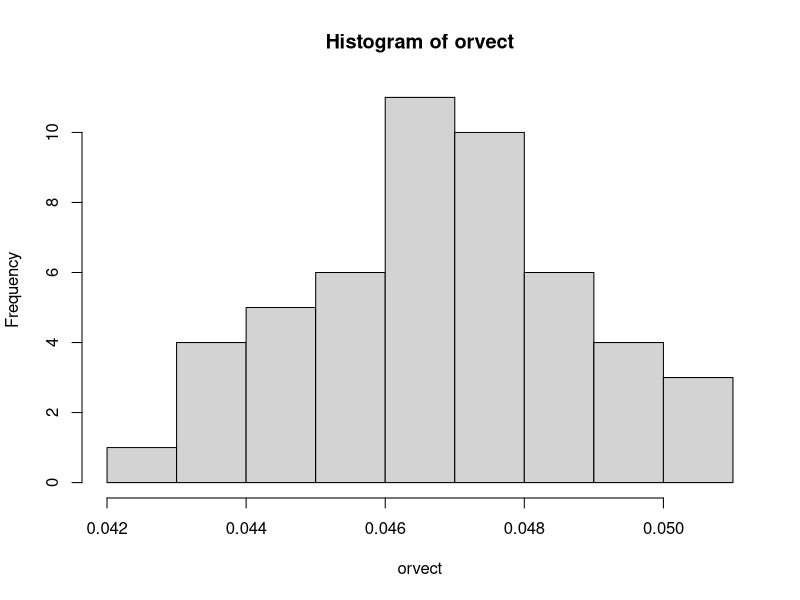

The R script that drew this image: (Note: a time limit stopped this script after it produced the figure.)
#Common data-generating function

#popsize set at 1500000, can increase in large ssize is needed
#ssize set at 500, may have trouble when not enough patient available

#Defaults (scenario 1) true marg RR = 
#OR_C<-3 #effect of vaccine on covid
#OR_WI<-1 #no effect of vaccine on W from other infection
#OR_WC<-5 #effect of vaccine on covid symptoms
#OR_H<-1.5 #effect of vaccine on hospitalization among those with symptoms
#em=0
#true marg RR = 0.04 ; true cond RR = 0.04 ; #ONLY GOOD TO TWO DECIMALS

#Scenario 2: Effect modification of V by C on Infec_COVID
#em=1
#true marg RR = 0.25; true cond RR = 0.23;


datagen<-function(seed=sample(1:1000000,size=1),ssize=500,popsize=1500000,OR_C=3,OR_WI=1,OR_WC=5,OR_H=1.5,em=0,cfV0=F,cfV1=F,return_full=F){
  set.seed(seed)
  
  #generate data
  C<-rnorm(n=popsize)
  U1<-rbinom(n=popsize,size=1,prob=0.5) #affects both
  U2<-rbinom(n=popsize,size=1,prob=0.5) #affects covid
  
  if(cfV0==T) V=rep(0,popsize); if(cfV1==T) V=rep(1,popsize);
  if(cfV0==F&cfV1==F){
    V<-rbinom(prob=plogis(0.5+0.3*C+sin(C)),size=1,n=popsize) #prevalence is around 0.61
  }
  #Infection (with something) has some common risk factors U1 and C
  Infec<-rbinom(prob=plogis(0.5*C-5+0.5*U1),size=1,n=popsize) #current prevalence around 0.007
  
  #Infected with COVID
  Infec_COVID<- rbinom(prob=plogis( 1-log(OR_C)*V -6 + 2*C - 0.15*exp(C)+log(3)*U2*(1.5-V)-2*U1), size=1,n=popsize) #0.009
  #symptoms based on infection
  #can come from either or both infections, if present
  W=rep(0,popsize)
  W[Infec==1]<-rbinom(prob=plogis(-4+0.5*C[Infec==1]-log(OR_WI)*V[Infec==1]-0.5*U1[Infec==1]),size=1, n=sum(Infec==1))
  W[Infec_COVID==1]<-rbinom(prob=plogis(-2+1*C[Infec_COVID==1]-log(OR_WC)*V[Infec_COVID==1]-1*U1[Infec_COVID==1]+0.5*U2[Infec_COVID==1]*(1-V[Infec_COVID==1])),size=1, n=sum(Infec_COVID))
  #mean(W[Infec==1|Infec_COVID==1]) #9%
  #mean(W[Infec_COVID==1]) #27%
  #mean(W[Infec==1]) #2%
  #mean(W[Infec_COVID==1&V==1]) #8%
  
  #hospitalization, only possible if symptoms present
  H=rep(0,popsize)
  H[W==1]<-rbinom(prob=plogis(1.5+0.5*C[W==1]+log(OR_H)*V[W==1]-0.5*U1[W==1]),size=1,n=sum(W==1))
  #mean(H[W==1]) #83% with severe symptoms go to hospital
  
  #selection on outcome for testing (does not condition on infectious status, just being in the hospital)
  R<-sample(which(H==1),ssize) #sample randomly from those in hospital to control the study size
  
  if(return_full==F){
    dat<-as.data.frame(cbind(Y=Infec_COVID,V=V,C=C)[R,])
  } else{dat<-as.data.frame(cbind(Infec_COVID=Infec_COVID,Infec=Infec,H=H,W=W,V=V,C=C))}
  return(dat)
}





dat<-datagen(ssize=500, em=0)


#true marginal RR
orvect<-rep(NA,50)
for (j in 1:50){
  datfull1<-datagen(cfV1=T,return_full=T)
  datfull0<-datagen(cfV0=T,return_full=T)
  orvect[j]<-mean(datfull1$H*datfull1$Infec_COVID)/mean(datfull0$H*datfull0$Infec_COVID)
}
(psi = mean(orvect)) #0.0469
hist(orvect)

#true marginal RR for Infec_COVID
orvect1<-rep(NA,50)
for (j in 1:50){
  datfull1<-datagen(cfV1=T,return_full=T)
  datfull0<-datagen(cfV0=T,return_full=T)
  orvect1[j]<-mean(datfull1$Infec_COVID)/mean(datfull0$Infec_COVID)
}
mean(orvect1) #0.16
hist(orvect1)

#true marginal RR for Infec_COVID * W (severe COVID disease)
orvect2<-rep(NA,50)
for (j in 1:50){
  datfull1<-datagen(cfV1=T,return_full=T)
  datfull0<-datagen(cfV0=T,return_full=T)
  orvect2[j]<-mean(datfull1$W*datfull1$Infec_COVID)/mean(datfull0$W*datfull0$Infec_COVID)
}
mean(orvect2) #0.04
hist(orvect2)
